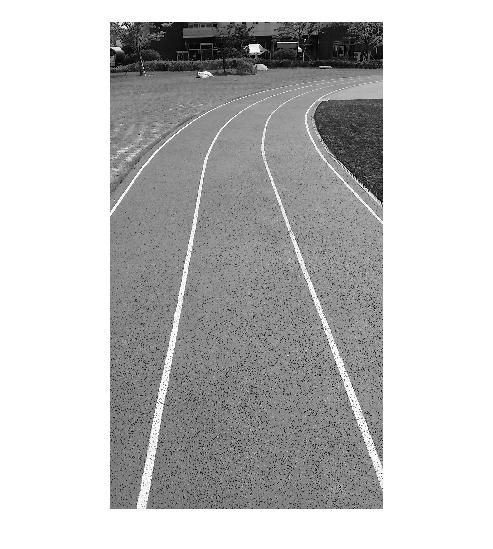
#> input picture Image/EdgeLineImages/track_gray.jpg, 493 x 549 px, found by its file name
$ python HoughLineDetection.py
#> lines starting #> are read from the running program, lines starting #| are printed output that depends on the picture; after the words box and inside, x2 and y2 are one past the last pixel; in counts of white or black regions, pixels touching at a corner belong together
"""
========================================================================================================================
                                               DLIP Hough Line Detection
                                               Handong Global University
========================================================================================================================
@Author: Jin Kwak
@Date: 2024.04.19
"""
import cv2 as cv
import numpy as np
import matplotlib.pyplot as plt
def main():
    src = cv.imread("track_gray.jpg")
#> src is the input picture: shape (549, 493, 3); min 0, max 255, mean 192.6
    dst = cv.Canny(src, 50, 200, None, 5)
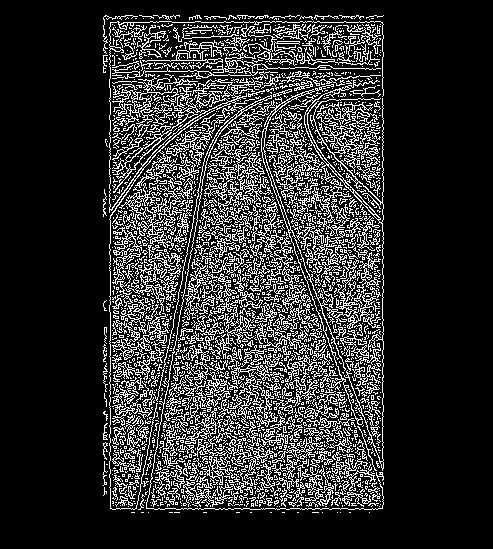
#> dst: shape (549, 493); 18.4% white in thin lines or dots, all inside (x1, y1, x2, y2) = (103, 15, 384, 513)

    # Copy edges to the images that will display the results in BGR
    cdst = cv.cvtColor(dst, cv.COLOR_GRAY2BGR)
    cdstP = np.copy(cdst)

    # (Option 1) HoughLines
    lines = cv.HoughLines(dst, 1, np.pi / 180, 150, None, 0, 0)
    if lines is not None:
        for i in range(0, len(lines)):
            rho = lines[i][0][0]
            theta = lines[i][0][1]
            a = np.cos(theta)
            b = np.sin(theta)
            x0 = a * rho
            y0 = b * rho
            pt1 = (int(x0 + 1000 * (-b)), int(y0 + 1000 * (a)))
            pt2 = (int(x0 - 1000 * (-b)), int(y0 - 1000 * (a)))
            cv.line(cdst, pt1, pt2, (0, 0, 255), 3, cv.LINE_AA)
#> this loop made 3822 passes
#> (rho, theta, a, b, x0, y0, pt1, pt2) on passes 1 to 3: (110, 0, 1, 0, 110, 0, (110, 1000), (110, -1000)), (382, 0, 1, 0, 382, 0, (382, 1000), (382, -1000)), (-190, 2.78, -0.934, 0.358, 177.4, -68.09, (-180, -1001), (535, 865))
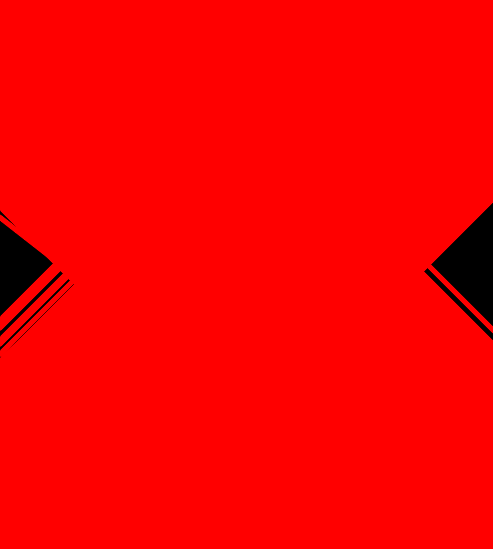
#> cdst: shape (549, 493, 3); mean B, G, R 0, 0, 248

    # (Option 2) HoughLinesP
    linesP = cv.HoughLinesP(dst, 1, np.pi / 180, 50, None, 50, 10)
#> linesP = 472 rows, first 6: [110, 508, 110, 17], [382, 508, 382, 16], [258, 155, 359, 509], [126, 426, 133, 16], [168, 508, 269, 198], [121, 493, 343, 16]
    if linesP is not None:
        for i in range(0, len(linesP)):
            l = linesP[i][0]
            cv.line(cdstP, (l[0], l[1]), (l[2], l[3]), (0, 0, 255), 3, cv.LINE_AA)
#> this loop made 472 passes
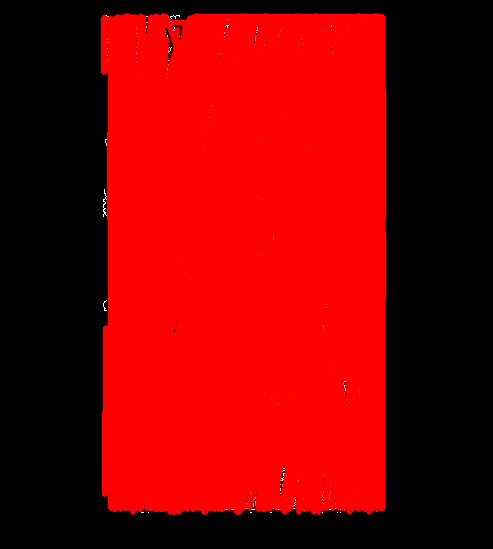
#> cdstP: shape (549, 493, 3); mean B, G, R 0.2, 0.2, 131.2

    # Plot Results
    # cv.imshow("Source", img)
    # cv.imshow("Detected Lines (in red) - Standard Hough Line Transform", cdst)
    # cv.imshow("Detected Lines (in red) - Probabilistic Line Transform", cdstP)
    titles = ['Source', 'Standard H.T', 'Prob. H.T']
    images = [src, cdst, cdstP]
    for i in range(3):
        plt.subplot(1, 3, i + 1), plt.imshow(images[i], 'gray')
        plt.title(titles[i])
        plt.xticks([]), plt.yticks([])
    plt.show()
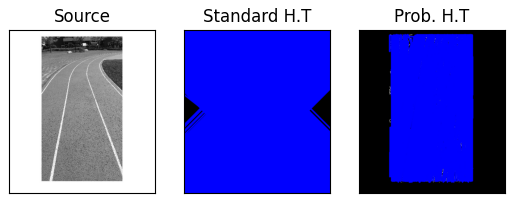
#> figure drawn by matplotlib, 3 panels; B, G, R data is drawn as R, G, B


if __name__ == '__main__':
    print(__doc__)
    main()
